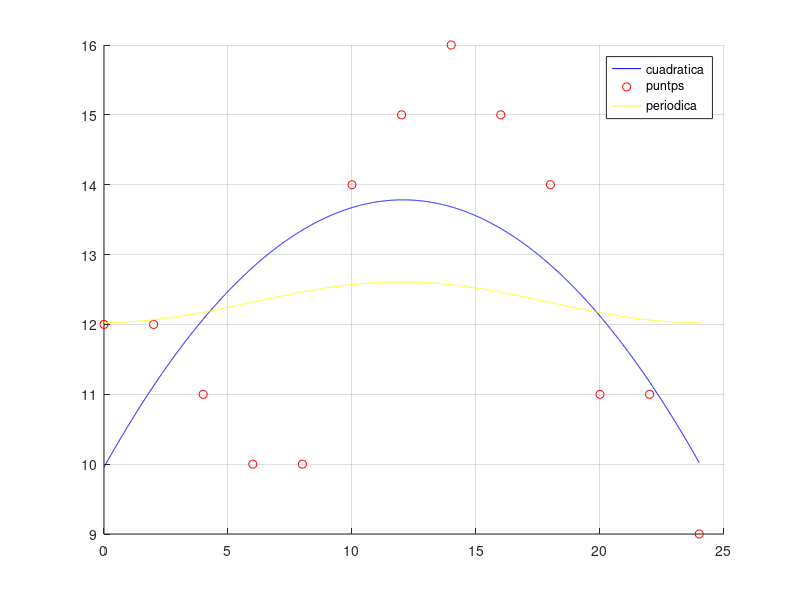

Source code (MATLAB):
close all; clear all; clc
x= [0:2:24];
y = [12 12 11 10 10 14 15 16 15 14 11 11 9];

# Interpolacion cuadratrica.

T = polyfit(x, y, 2);
xx = [0:.01:24];
ev = polyval(T, xx);
t9 = polyval(T, 9);
fprintf('La temperatura en 9 es %d\n',t9);

hold on; grid on; plot(xx,ev,'b'); plot(x, y, 'ro');
A = [ones(size(x))', cos(x)', sin(x)'];
b = y';
x = A\b;
f = x(1) + cos((pi/12)*xx)*x(2) + sin((pi/12)*xx)*x(3);
plot(xx, f, 'y'); legend('cuadratica','puntps','periodica');

